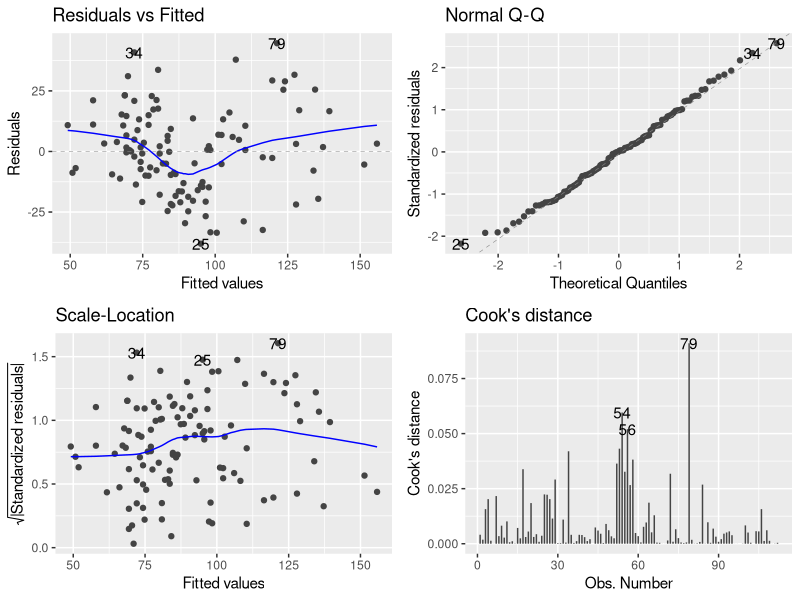
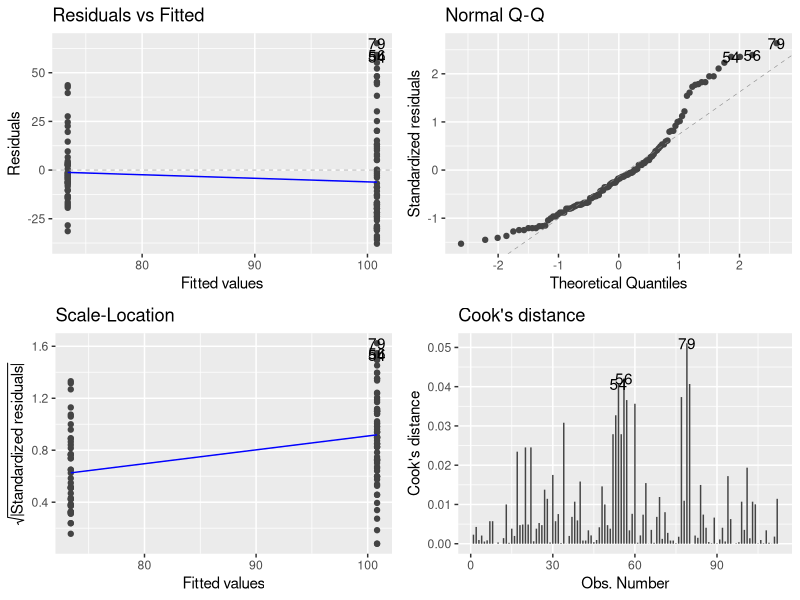
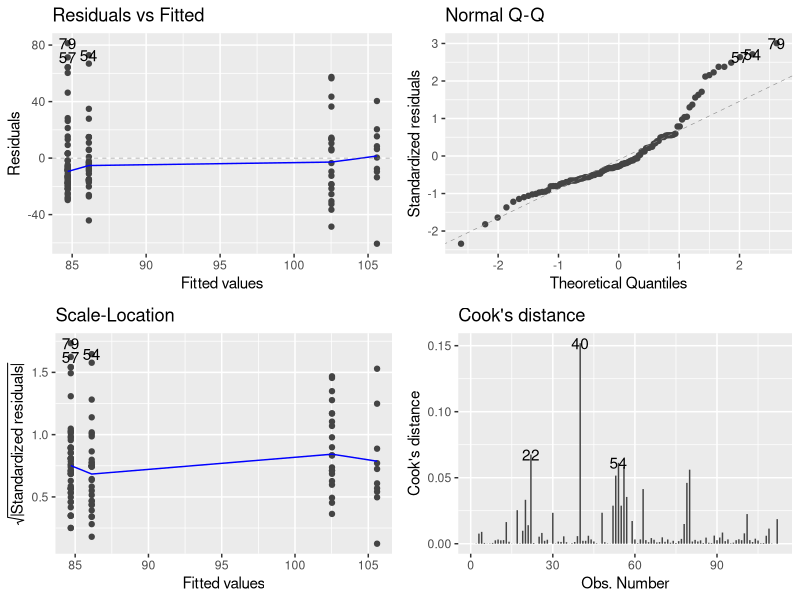
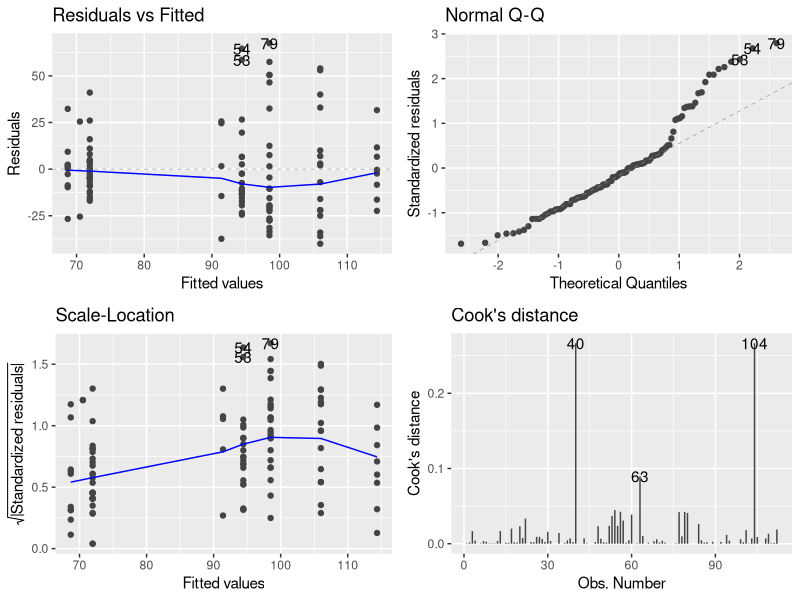
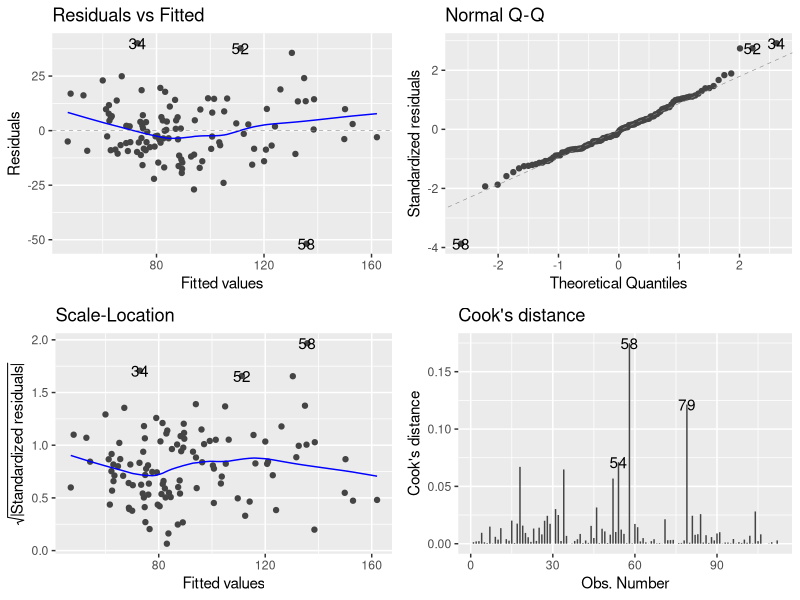
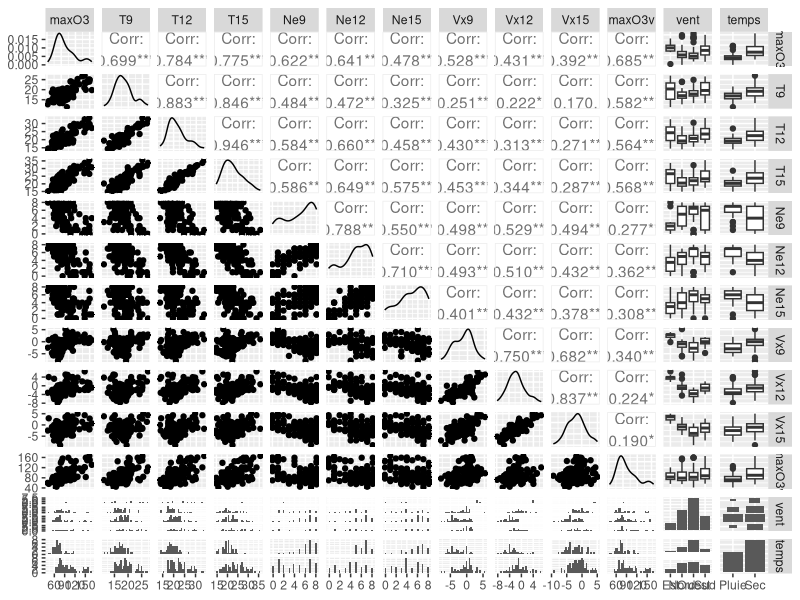

Write R code to recreate these figures, in order.
## ---- chunk 1
library(dplyr)
library(rmarkdown)
library(MASS)
library(ggplot2)
library(GGally)
library(ggfortify)
library(car)
## ---- chunk 2
#load the data 
ozone <- read.csv("ozone.txt",header = T, sep = "", dec = "." )
ozone$vent <- as.factor(ozone$vent)
ozone$temps <- as.factor(ozone$temps)
## ---- chunk 3
#simple linear model maxO3 against T12
mod <- lm(maxO3 ~ T12,data = ozone )
summary(mod)
## ---- chunk 4
#simple linear regression 
autoplot(mod,1:4)
durbinWatsonTest(mod)
## ---- chunk 5
#ANOVA model 
mod_vent <- lm(maxO3 ~ vent , data = ozone) #maxO3 against vent
mod_temps <- lm(maxO3 ~ temps, data = ozone)  #maxO3 against temps
mod_both <- lm(maxO3 ~ temps * vent , data = ozone)  #maxO3 against temps and vent
## ---- chunk 6
summary(mod_temps)
## ---- chunk 7
#ANOVA regression
autoplot(mod_temps,1:4)
durbinWatsonTest(mod_temps)
## ---- chunk 8
summary(mod_vent)
## ---- chunk 9
#ANOVA regression
autoplot(mod_vent,1:4)
durbinWatsonTest(mod_vent)
## ---- chunk 10
summary(mod_both)
## ---- chunk 11
#ANOVA regression
autoplot(mod_both,1:4)
durbinWatsonTest(mod_both)
## ---- chunk 12
#multiple linear model maxO3 against all co variables
mod_all <- lm(maxO3 ~., data = ozone)
summary(mod_all)
## ---- chunk 13
#multiple linear regression
autoplot(mod_all,1:4)
durbinWatsonTest(mod_all)
## ---- chunk 14
#graph of the possible correlation between co variables
ggpairs(ozone, progress = F)
## ---- chunk 15
#model Forward by step AIC
modForw <- stepAIC(mod_all, maxO3 ~ maxO3 + T9 + T12 + T15 + Ne9 + Ne12 + Ne15 + Vx9 + Vx12 + Vx15 + maxO3v + vent + temps,trace=F, direction=c("forward"))
summary(modForw)
## ---- chunk 16
#model Backward by step AIC
modBack <- stepAIC(mod_all, maxO3 ~. ,trace=F, direction=c("backward"))
summary(modBack)
## ---- chunk 17
#model Both ward by step AIC
modBoth <- stepAIC(mod_all, maxO3 ~ maxO3 + T9 + T12 + T15 + Ne9 + Ne12 + Ne15 + Vx9 + Vx12 + Vx15 + maxO3v + vent + temps ,trace=F, direction=c("both"))
summary(modBoth)
## ---- chunk 18
#Test the better model
AIC(modForw,modBack,modBoth)
## ---- chunk 19
#implement new data
new <- data.frame(T12=18, Ne9=3, Vx9=0.7, maxO3v=85)

#test if the model well predict it 
predict(modBack, new, interval = "confidence")
